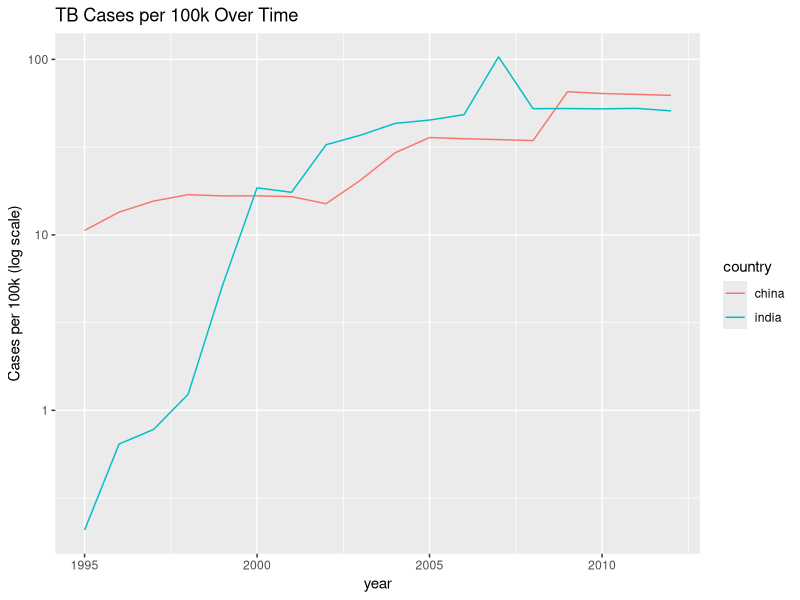
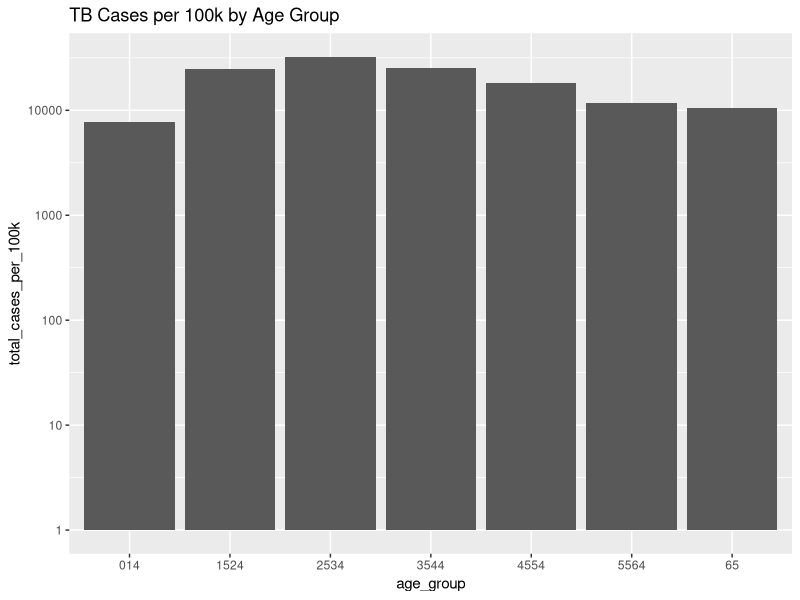
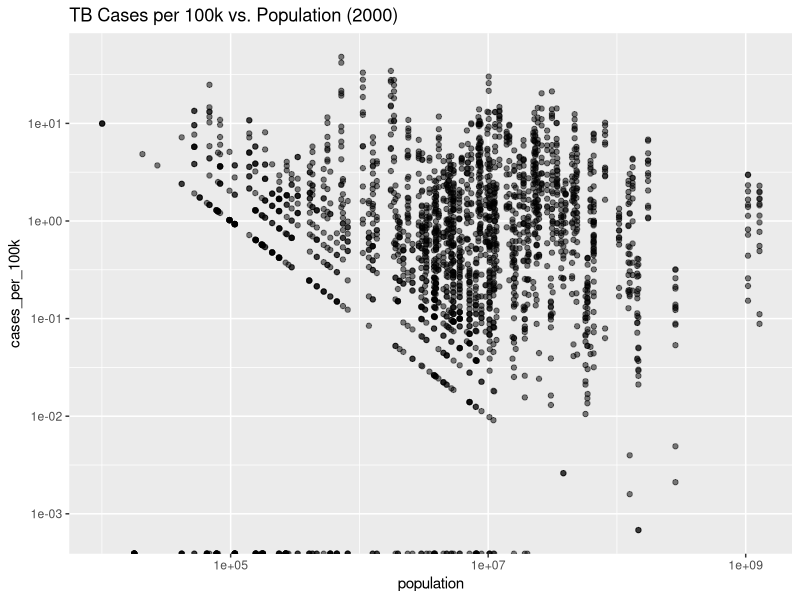

These charts were generated, in order, by the following R code:
## ---- chunk 1
knitr::opts_chunk$set(echo = TRUE)
library(tidyverse)
library(stringi)
## ---- chunk 2
data("who")
data("population")

head(who)
head(population)
## ---- chunk 3
who <- as_tibble(who)
population <- as_tibble(population)
## ---- chunk 4
dim(who)
dim(population)
## ---- chunk 5
summary(population)

## ---- chunk 6
glimpse(who)
## ---- chunk 7
who2 <- who %>%
  pivot_longer(cols = starts_with("new_"), names_to = "cases_type", values_to = "cases", values_drop_na = TRUE) %>%
  mutate(cases = as.numeric(cases)) 
## ---- chunk 8
who3 <- who2 %>%
  separate(cases_type, into = c("new", "tb_type", "sex_age"), sep = "_") %>%
  select(-new)
## ---- chunk 9
who_tidy <- who3 %>%
  separate(sex_age, into = c("sex", "age_group"), sep = 1)
## ---- chunk 10
glimpse(population)
## ---- chunk 11
population3 <- population %>%
  pivot_longer(cols = -country, names_to = "year", values_to = "population")
## ---- chunk 12
population_tidy <- population3 %>%
  mutate(year = as.integer(year), population = as.numeric(population))
## ---- chunk 13
names(who_tidy)
names(population_tidy)
## ---- chunk 14
population <- population %>%
  rename(country_name = country)
## ---- chunk 15
who_tidy <- who_tidy %>%
  mutate(country = str_to_lower(stri_trans_general(country, "Latin-ASCII")))

population <- population %>%
  mutate(country_name = str_to_lower(stri_trans_general(country_name, "Latin-ASCII")))

tuberculosis <- who_tidy %>%
  left_join(population, by = c("country" = "country_name", "year" = "year"))
## ---- chunk 16
tuberculosis <- tuberculosis %>%
  select(country, iso2, iso3, year, tb_type, sex, age_group, cases, population)
## ---- chunk 17
tuberculosis <- tuberculosis %>%
  drop_na()
## ---- chunk 18
us_cases <- tuberculosis %>%
  filter(str_detect(str_to_lower(country), "united states of america"), year >= 2000) %>%
  group_by(sex) %>%
  summarise(total_cases = sum(cases, na.rm = TRUE)) %>%
  arrange(desc(total_cases))

us_cases
## ---- chunk 19
tuberculosis <- tuberculosis %>%
  mutate(cases_per_100k = ifelse(population == 0 | is.na(population), NA, (cases / population) * 100000))
## ---- chunk 20
highest_cases <- tuberculosis %>%
  filter(!is.na(cases_per_100k)) %>%
  arrange(desc(cases_per_100k)) %>%
  slice(1)

lowest_cases <- tuberculosis %>%
  filter(!is.na(cases_per_100k)) %>%
  arrange(cases_per_100k) %>%
  slice(1)

highest_cases
lowest_cases
## ---- chunk 21
tuberculosis %>%
  filter(str_to_lower(country) %in% c("china", "india", "united states")) %>%
  group_by(country, year) %>%
  summarise(total_cases_per_100k = sum(cases_per_100k, na.rm = TRUE)) %>%
  ggplot(aes(x = year, y = total_cases_per_100k, color = country)) +
  geom_line() +
  scale_y_log10() +
  labs(title = "TB Cases per 100k Over Time", y = "Cases per 100k (log scale)")
## ---- chunk 22
tuberculosis %>%
  group_by(age_group) %>%
  summarise(total_cases_per_100k = sum(cases_per_100k, na.rm = TRUE)) %>%
  ggplot(aes(x = age_group, y = total_cases_per_100k)) +
  geom_bar(stat = "identity") +
  scale_y_log10() +
  labs(title = "TB Cases per 100k by Age Group")
## ---- chunk 23
tuberculosis %>%
  filter(year == 2000) %>%
  ggplot(aes(x = population, y = cases_per_100k)) +
  geom_point(alpha = 0.5) +
  scale_x_log10() +
  scale_y_log10() +
  labs(title = "TB Cases per 100k vs. Population (2000)")
